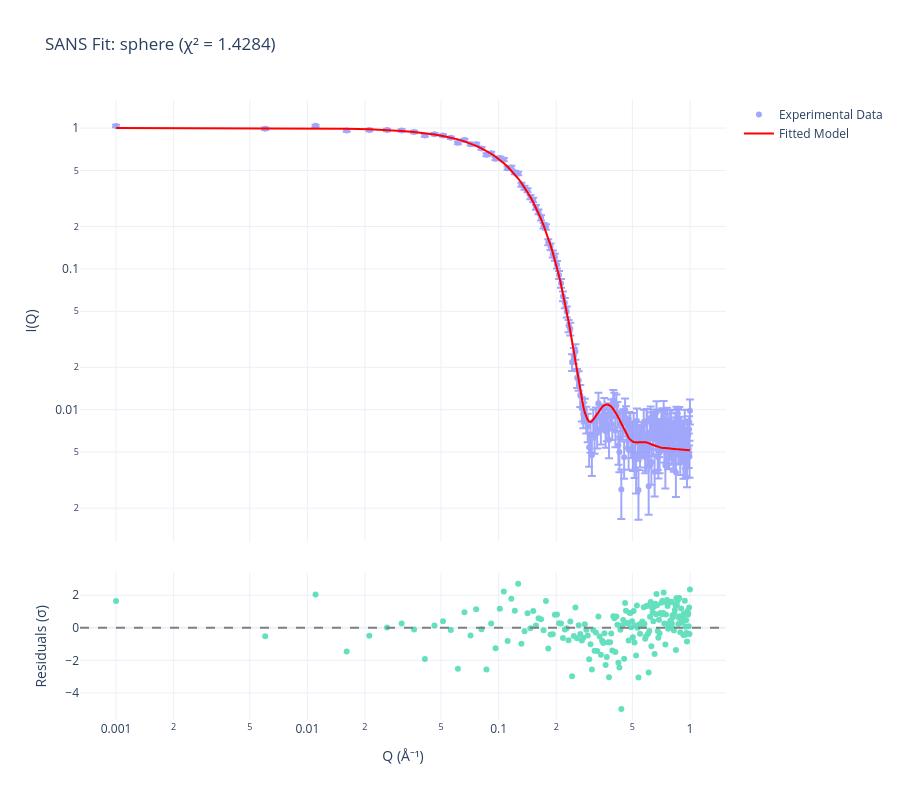

Write notebook code for a chart like this one.
### Code cell
# Plot results with polydispersity
fitter_pd.plot_results(show_residuals=True, log_scale=True)

### Figure 1 — Plotly figure (JSON) as saved in the notebook; plotly's stock layout.template omitted (floating-point values rounded to 4 significant figures; data arrays with more than 128 entries replaced by an {"elided": "..."} marker saying what was removed)
{"data": [{"error_y": {"array": {"elided": "200 float values"}, "type": "data", "visible": true}, "marker": {"size": 6}, "mode": "markers", "name": "Experimental Data", "opacity": 0.6, "type": "scatter", "x": {"elided": "200 float values"}, "xaxis": "x", "y": {"elided": "200 float values"}, "yaxis": "y"}, {"line": {"color": "red", "width": 2}, "mode": "lines", "name": "Fitted Model", "type": "scatter", "x": {"elided": "200 float values"}, "xaxis": "x", "y": {"elided": "200 float values"}, "yaxis": "y"}, {"marker": {"size": 6}, "mode": "markers", "name": "Residuals", "opacity": 0.6, "showlegend": false, "type": "scatter", "x": {"elided": "200 float values"}, "xaxis": "x2", "y": {"elided": "200 float values"}, "yaxis": "y2"}], "layout": {"height": 800, "shapes": [{"line": {"color": "gray", "dash": "dash"}, "type": "line", "x0": 0, "x1": 1, "xref": "x2 domain", "y0": 0, "y1": 0, "yref": "y2"}], "title": {"text": "SANS Fit: sphere (χ² = 1.4284)"}, "width": 900, "xaxis": {"anchor": "y", "domain": [0, 1], "matches": "x2", "showticklabels": false, "type": "log"}, "xaxis2": {"anchor": "y2", "domain": [0, 1], "title": {"text": "Q (Å⁻¹)"}, "type": "log"}, "yaxis": {"anchor": "x", "domain": [0.2875, 1.0], "title": {"text": "I(Q)"}, "type": "log"}, "yaxis2": {"anchor": "x2", "domain": [0, 0.2375], "title": {"text": "Residuals (σ)"}}}}
